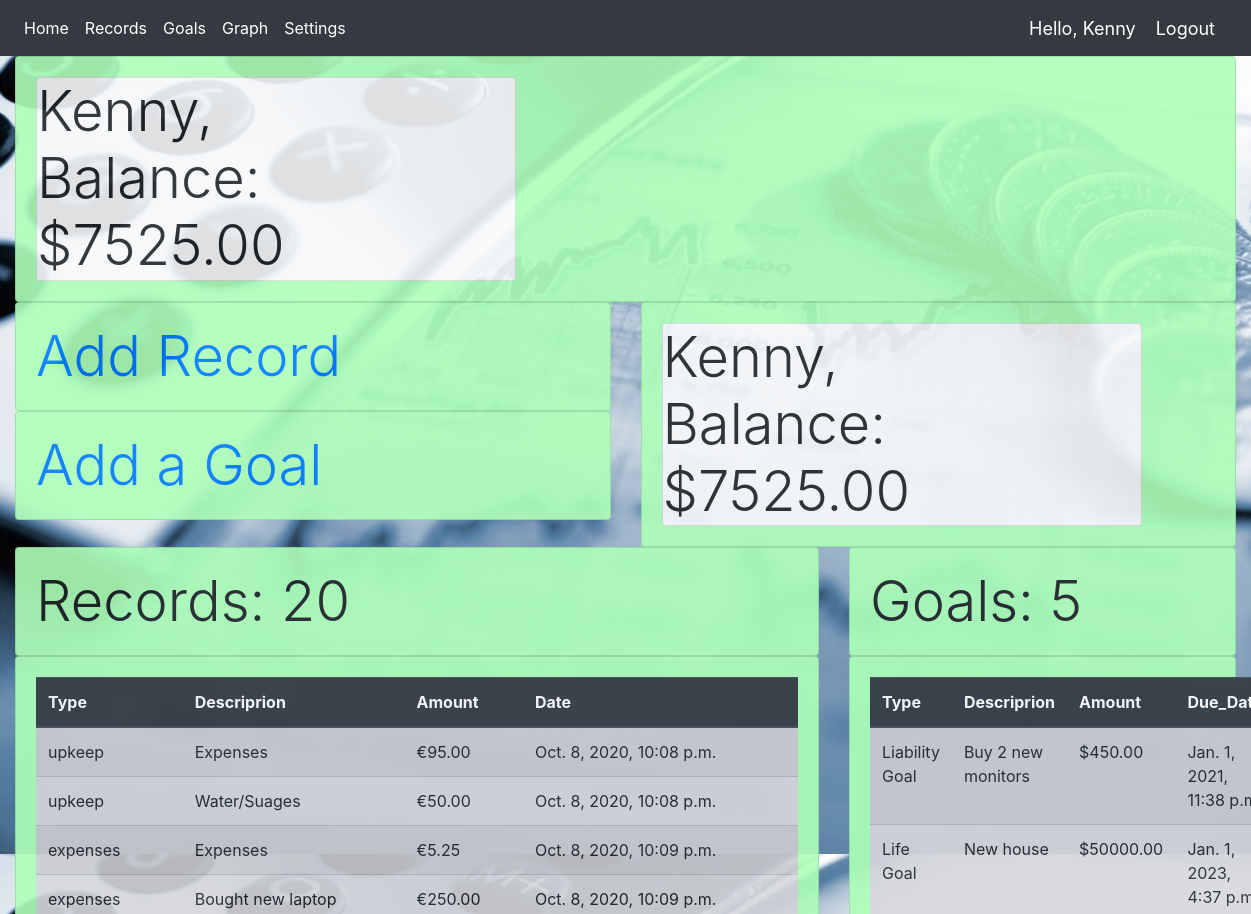
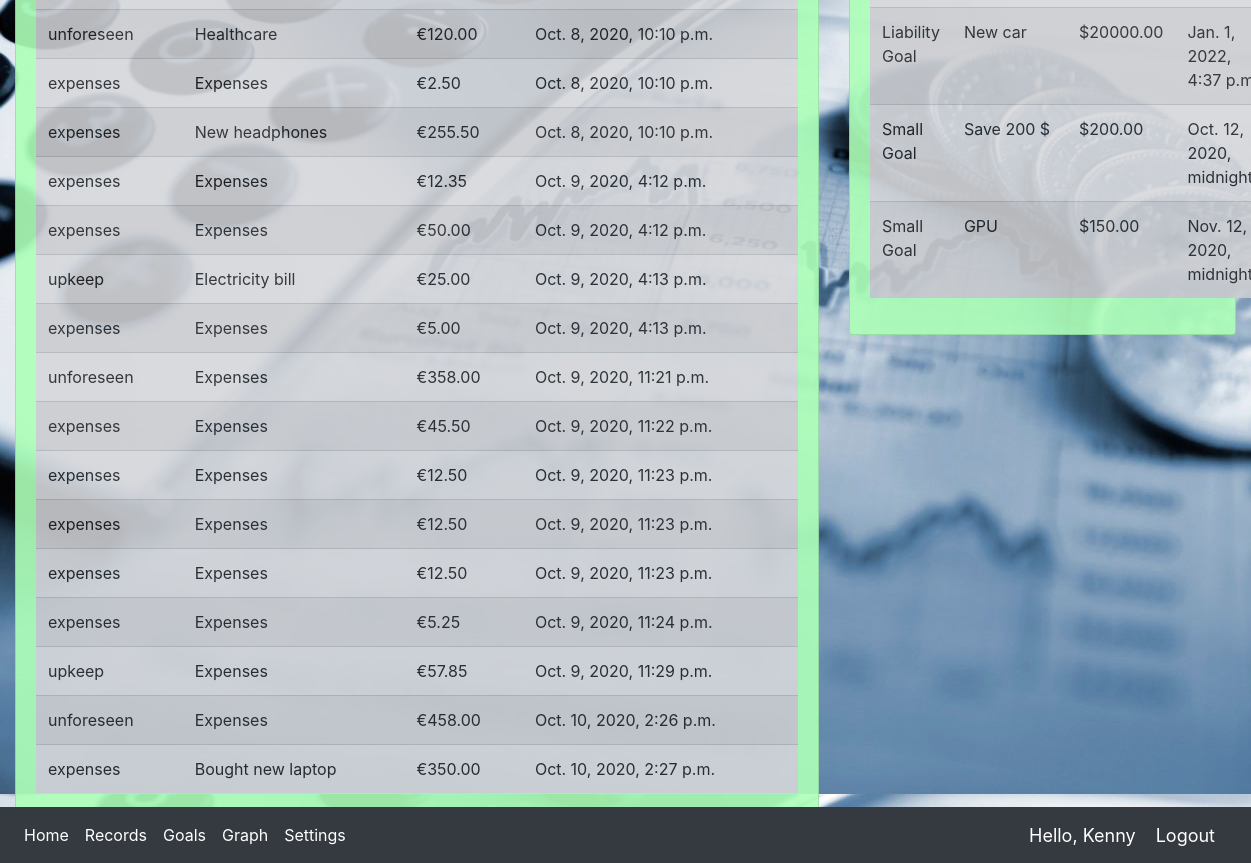
Before: / with the older database file (2 pictures, top to bottom).
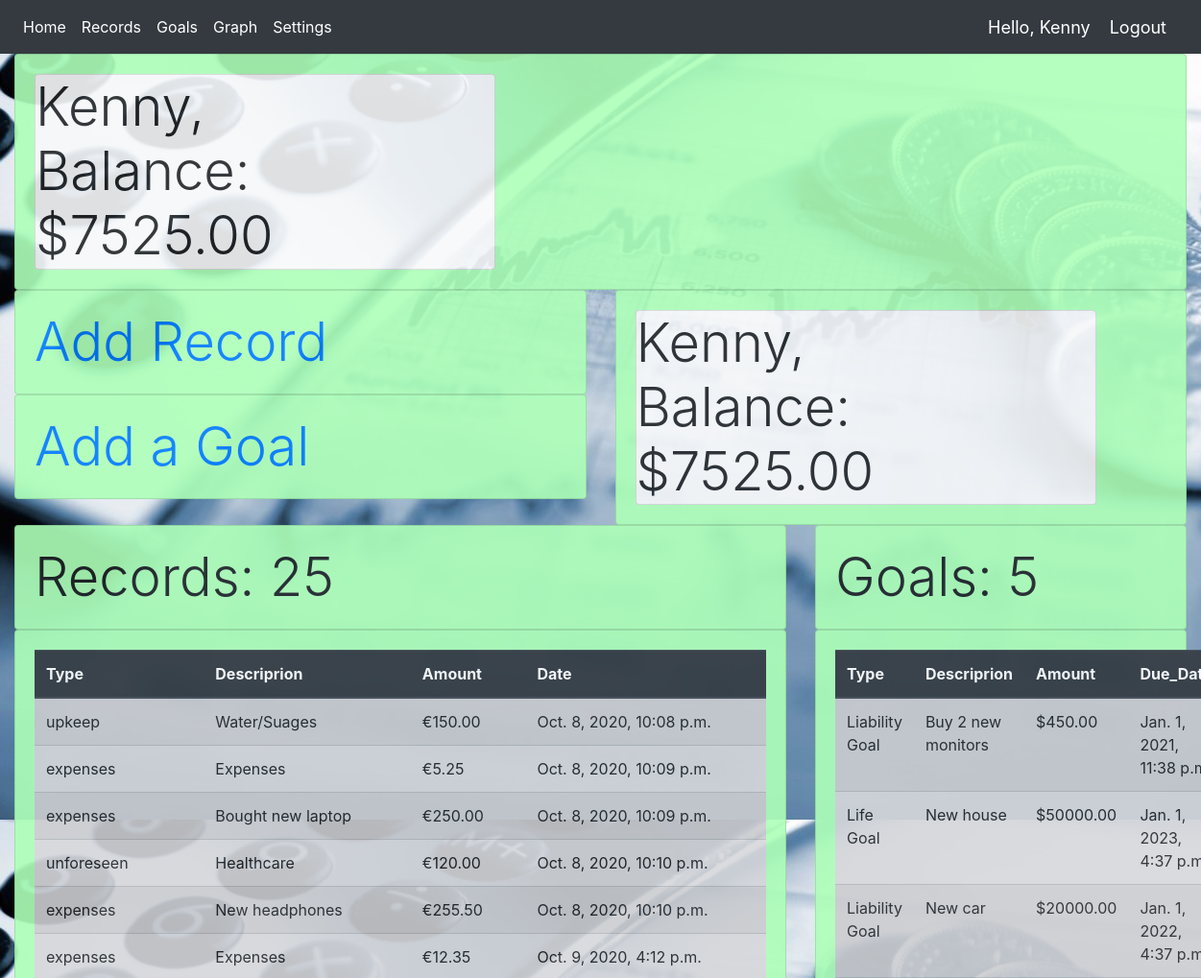
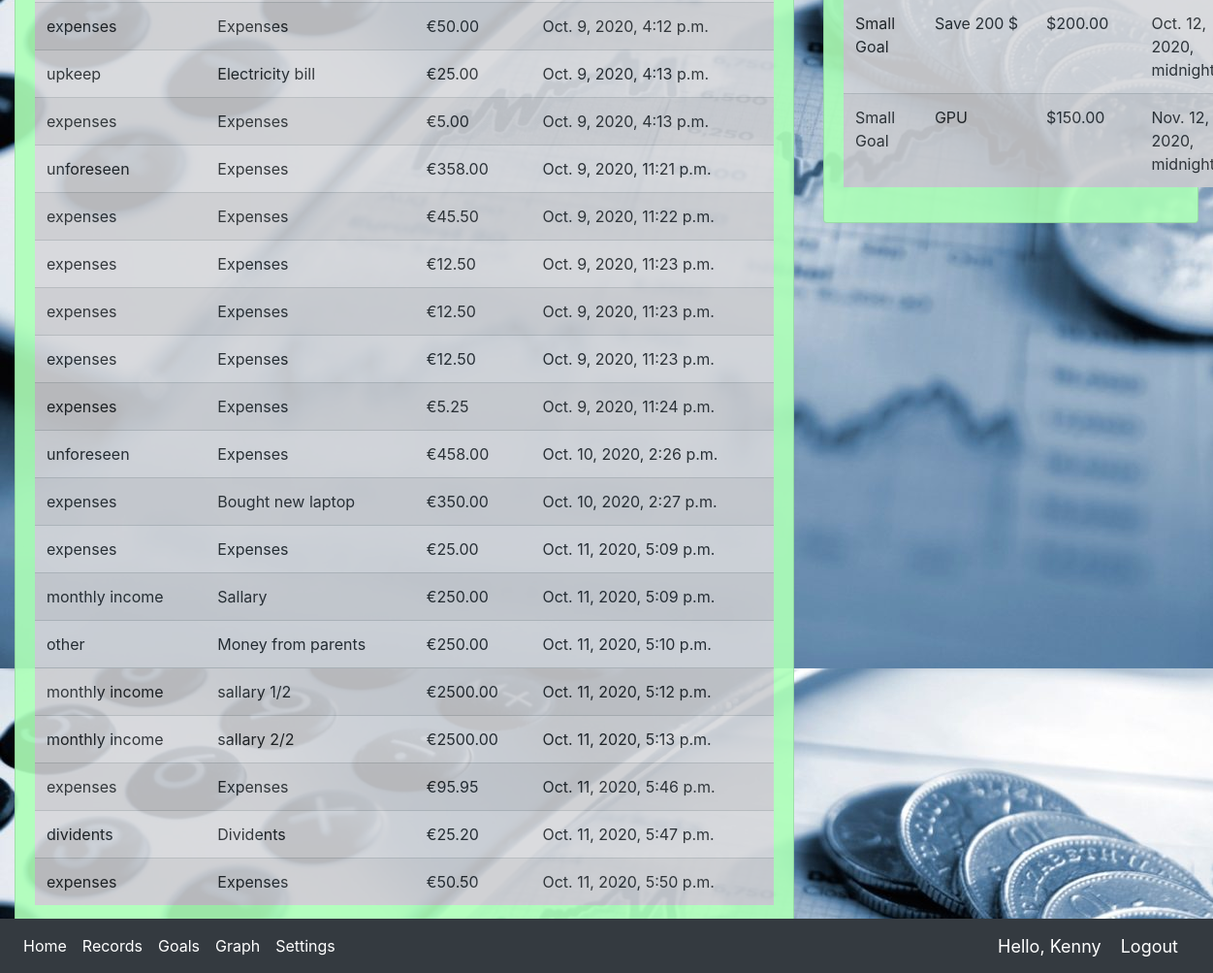
After: the same page with the newer database file (2 pictures, top to bottom).
### MGMT/models.py (models this page shows, shortened)
class moneyUser(models.Model):
    user = models.OneToOneField(User, null=True, blank=True, on_delete=models.CASCADE)
    name = models.CharField(max_length=200, null=True)
    worth = models.DecimalField(null=False, max_digits=7, decimal_places=2)
    email = models.EmailField(max_length=200, null=True)
    profile_pic = models.ImageField(default="default_money_user.png", null=True, blank=True)
    date_created = models.DateTimeField(auto_now_add=True, null=True)

class moneyRecord(models.Model):
    CATEGORY = (
                ('Outcome', (
                            ('expenses', 'Expenses'),
                            ('upkeep', 'Upkeep'),
                            ('unforeseen', 'Unforeseen'),
                            )
                ),
                ('Income', (
                            ('monthly income', 'Monthly Income'),
                            ('dividents', 'Dividents'),
                            ('other', 'Other'),
                            )
                ),
            )
    user = models.ForeignKey(moneyUser, null=True, on_delete=models.SET_NULL)
    naming = models.CharField(max_length=200, null=False, blank=True, default="Expenses")
    category = models.CharField(max_length=200, null=False, choices=CATEGORY, default='Outcome')
    amount = models.DecimalField(null=False, max_digits=10, decimal_places=2)
    date_created = models.DateTimeField(auto_now_add=True, null=True)

class moneyGoals(models.Model):
    CATEGORY = (
                ('Small Goal', 'Small Goal'),
                ('Liability Goal', 'Liability Goal'),
                ('Life Goal', 'Life Goal'),
                ('Investment Goal', 'Investment Goal'),
                )
    user = models.ForeignKey(moneyUser, null=True, on_delete=models.SET_NULL)
    naming = models.CharField(max_length=200, null=False)
    category = models.CharField(max_length=200, null=False, choices=CATEGORY, default='Small Goal')
    amount = models.DecimalField(null=False, max_digits=10, decimal_places=2)
    date_created = models.DateTimeField(auto_now_add=True, null=True)
    due_date = models.DateTimeField(auto_now_add=False, null=True)
    calculated_date = models.DateTimeField(auto_now_add=True, null=True)

### MGMT/views.py (the view)
# urls.py: path('', views.homePage, name="home"),
def homePage(request):
    records = moneyRecord.objects.all()
    goals = moneyGoals.objects.all()
    total_records = records.count()
    total_goals = goals.count()
    user_name = moneyUser.objects.get(pk=1).name
    wallet = moneyUser.objects.get(pk=1).worth
    total_out = moneyRecord.objects.filter(category='Outcome').aggregate(Sum('amount'))
    total_amount_out = total_out['amount__sum']
    balance = wallet
    context = {'records': records, 'total_records':total_records, 'goals': goals, 'total_goals': total_goals,
        'user_name': user_name, 'balance': balance}
    return render(request, 'MGMT/home.html', context)

### MGMT/templates/MGMT/home.html (shortened to what this page needs)
{% extends 'MGMT/main.html' %}
{% load static %}
{% block content %}
<div class="row">
    <div class="col-sm">
        <div class="card card-body special-card">
            <div class="display-4"><a href="{% url 'record_form' %}">Add Record</a></div>
        </div>
        <div class="card card-body special-card">
            <div class="display-4"><a href="{% url 'goal_form' %}">Add a Goal</a></div>
        </div>
    </div>
    <div class="col-sm">
        {% include 'MGMT/status.html' %}
    </div>
</div>
<div class="row">
    <div class="col-xl">
        <div class="card card-body special-card">
            <div class="display-4">Records: {{total_records}}</div>
        </div>
        <div class="card card-body special-card">
            <table class="table table_id table-striped table-hover table-secondary">
                <thead class="thead-dark">
                    <tr>
                        <th scope="col">Type</th>
                        <th scope="col">Descriprion</th>
                        <th scope="col">Amount</th>
                        <th scope="col">Date</th>
                    </tr>
                </thead>
                <tbody>
                    {% for record in records %}
                        <tr>
                            <td>{{record.category}}</td>
                            <td>{{record.naming}}</td>
                            <td>€{{record.amount}}</td>
                            <td>{{record.date_created}}</td>
                        </tr>
                    {% endfor %}
                </tbody>
            </table>
        </div>
    </div>
    <div class="col-md-4">
        <div class="card card-body special-card">
            <div class="display-4">Goals: {{total_goals}}</div>
        </div>
        <div class="card card-body special-card">
            <table class="table table_id table-striped table-hover table-secondary">
                <thead class="thead-dark">
                    <tr>
                        <th scope="col">Type</th>
                        <th scope="col">Descriprion</th>
                        <th scope="col">Amount</th>
                        <th scope="col">Due_Date</th>
                    </tr>
                </thead>
                <tbody>
                    {% for goal in goals %}
                        <tr>
                            <td>{{goal.category}}</td>
                            <td>{{goal.naming}}</td>
                            <td>${{goal.amount}}</td>
                            <td>{{goal.due_date}}</td>
                        </tr>
                    {% endfor %}
                </tbody>
            </table>
        </div>
    </div>
</div>
{% endblock %}
{% block js %}
 <link rel="stylesheet" type="text/css" href="https://cdn.datatables.net/v/dt/jszip-2.5.0/dt-1.10.18/af-2.3.0/b-1.5.2/b-colvis-1.5.2/b-flash-1.5.2/b-html5-1.5.2/b-print-1.5.2/cr-1.5.0/fh-3.1.4/r-2.2.2/datatables.min.css"/>
{% endblock %}

### MGMT/templates/MGMT/main.html (shortened to what this page needs)
{% load static %}
<!DOCTYPE html>
<html>
<head>
    <link rel="stylesheet" href="https://stackpath.bootstrapcdn.com/bootstrap/4.3.1/css/bootstrap.min.css">
    <link rel="stylesheet" type="text/css" href="{% static '/css/main.css' %}">
</head>
<body>
    {% include 'MGMT/navbar.html' %}
    <div class="container-fluid">
        <div class="card card-body special-card">
            <div class="row">
                <div class="col-xl">
                    <div class="card bg-light"  style="max-width: 30rem;">
                        <div class="display-4">{{user_name}},</div>
                        <div class="display-4">Balance: ${{balance|floatformat:2}}</div>
                    </div>
                </div>
            </div>
        </div>
        {% block content %}
        {% endblock %}
    </div>
    <footer class="fixed-bottom">{% include 'MGMT/navbar.html' %}</footer>
{% block js %}
{% endblock js %}
</body>
</html>

### MGMT/templates/MGMT/navbar.html (shortened to what this page needs)
{% load static %}
<nav class="navbar navbar-expand-lg navbar-dark bg-dark">
    <div class="collapse navbar-collapse" id="navbarNav">
        <ul class="navbar-nav">
            <li class="nav-item active">
                <a class="nav-link" href="{% url 'home' %}">Home</a>
            </li>
            <li class="nav-item active">
                <a class="nav-link" href="{% url 'record_page' %}">Records</a>
            </li>
            <li class="nav-item active">
                <a class="nav-link" href="{% url 'goals_page' %}">Goals</a>
            </li>
            <li class="nav-item active">
                <a class="nav-link" href="{% url 'graphs' %}">Graph</a>
            </li>
            <li class="nav-item active">
                <a class="nav-link" href="{% url 'settings' %}">Settings</a>
            </li>
        </ul>
    </div>
    <span class="hello-msg">Hello, {{user_name}}</span>
    <span><a class="hello-msg" href="">Logout</a></span>
</nav>

### MGMT/templates/MGMT/status.html
{% load static %}
<div class="card card-body special-card">
    <div class="row">
        <div class="col-xl">
            <div class="card bg-light"  style="max-width: 30rem;">
                <div class="display-4">{{user_name}},</div>
                <div class="display-4">Balance: ${{balance|floatformat:2}}</div>
            </div>
        </div>
    </div>
</div>

### static/css/main.css (style rules this page uses)
body { background-image: url('D:\\programs\\010 Programming learning\\Money_MGMT\\static\\images\\Business-Finance-1.jpg'); }
.special-card { background-color: rgba(245, 245, 245, 1); opacity: .8; }

### MGMT/templates/MGMT/main.html (style rules this page uses)
body { background: url("/static/images/Business-Finance-1.jpg") fixed; }
.special-card { background-color: rgb(173, 255, 184); opacity: .9; }

### MGMT/templates/MGMT/navbar.html (style rules this page uses)
.hello-msg { font-size: 18px; color: white; margin-right: 20px; }

Changed rows visible on the page:
removed moneyRecord: category "upkeep", naming "Expenses", amount "95.00", date_created "Oct. 8, 2020, 10:08 p.m."
removed moneyRecord: category "expenses", naming "Expenses", amount "2.50", date_created "Oct. 8, 2020, 10:10 p.m."
removed moneyRecord: category "upkeep", naming "Expenses", amount "57.85", date_created "Oct. 9, 2020, 11:29 p.m."
changed moneyRecord "Water/Suages": amount "50.00" → "150.00"
added moneyRecord: category "expenses", naming "Expenses", amount "25.00", date_created "Oct. 11, 2020, 5:09 p.m."
added moneyRecord: category "monthly income", naming "Sallary", amount "250.00", date_created "Oct. 11, 2020, 5:09 p.m."
added moneyRecord: category "other", naming "Money from parents", amount "250.00", date_created "Oct. 11, 2020, 5:10 p.m."
added moneyRecord: category "monthly income", naming "sallary 1/2", amount "2500.00", date_created "Oct. 11, 2020, 5:12 p.m."
added moneyRecord: category "monthly income", naming "sallary 2/2", amount "2500.00", date_created "Oct. 11, 2020, 5:13 p.m."
added moneyRecord: category "expenses", naming "Expenses", amount "95.95", date_created "Oct. 11, 2020, 5:46 p.m."
added moneyRecord: category "dividents", naming "Dividents", amount "25.20", date_created "Oct. 11, 2020, 5:47 p.m."
added moneyRecord: category "expenses", naming "Expenses", amount "50.50", date_created "Oct. 11, 2020, 5:50 p.m."
Other visible differences:
{{ total_records }}: "20" → "25"
